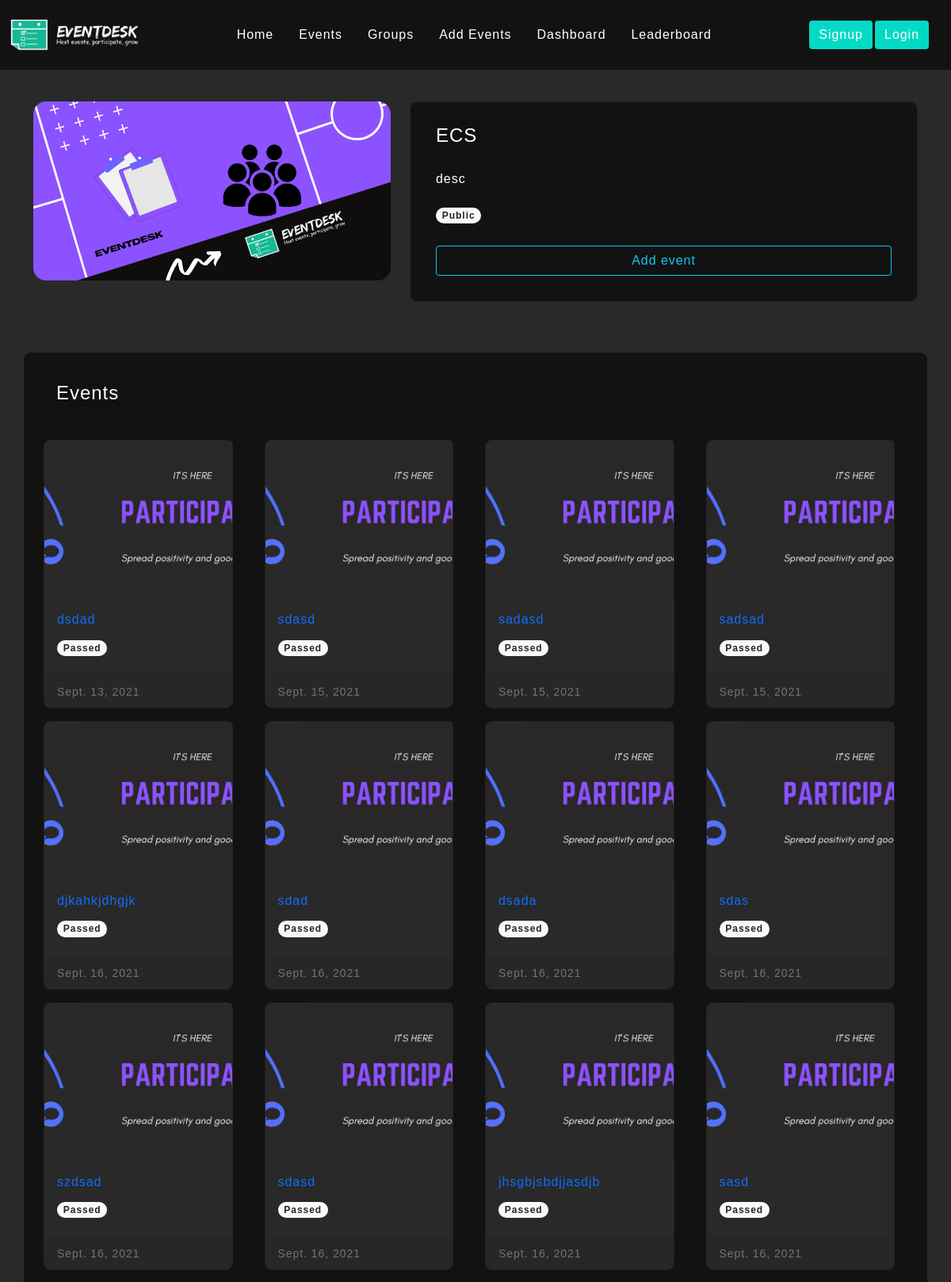
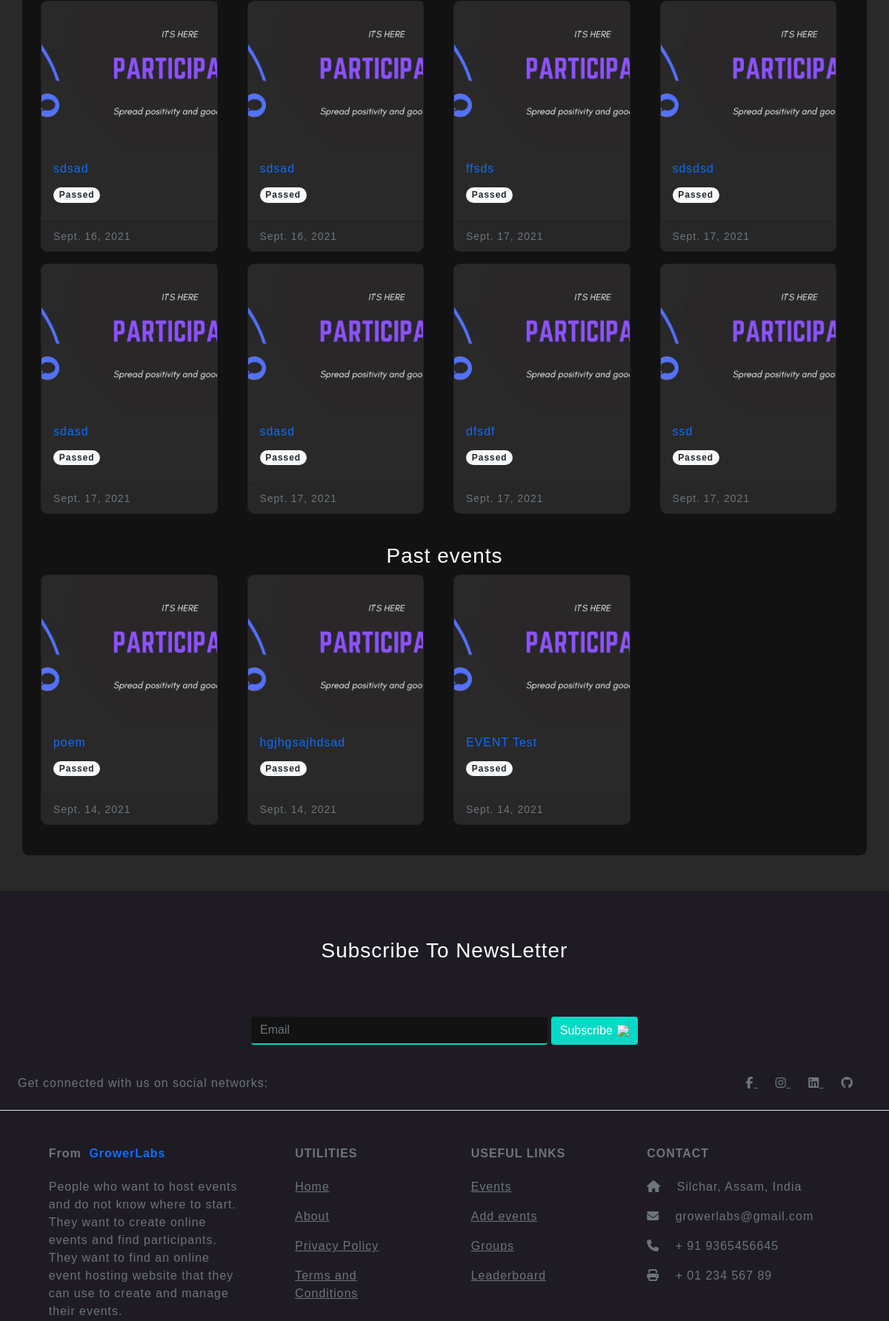
The page /group_view/1 (upper part) on the database its author committed (2 pictures, top to bottom).
### event_app/models.py (models this page shows, shortened)
class EventGroup(models.Model):
    name = models.CharField(max_length=100)
    description = models.TextField()
    poster = models.ImageField(upload_to = 'group_posters', default ='groupbanner_hsmr6h.png')
    creator = models.ForeignKey(Profile, on_delete=models.CASCADE)
    restricted = models.BooleanField(default =False)
    unique_id = models.UUIDField(default=uuid.uuid4, editable=False)
    created_time = models.DateTimeField(auto_now_add=True, blank=True, null=True)

class Event(models.Model):
    title = models.CharField(max_length=400)
    unique_id = models.UUIDField(default=uuid.uuid4, editable=False)
    description = models.TextField(blank=True, null= True)
    poster = models.ImageField(upload_to= 'posters',default = 'poster_h9wa8t.png')
    rules = models.TextField(blank=True, null=True)
    type_of = models.CharField(max_length=2, choices=TYPE_OF_EVENT,default='NR')
    host = models.ForeignKey(Profile, on_delete=models.CASCADE)
    group = models.ForeignKey(EventGroup, on_delete=models.CASCADE, null=True, blank=True)
    no_of_participants  = models.IntegerField(default=0, blank=True, null=True)
    start_time = models.DateTimeField()
    end_time = models.DateTimeField()
    created_time = models.DateTimeField(auto_now_add=True)
    participants = models.ManyToManyField(Profile, related_name="participants")
    status = models.BooleanField(default=True)
    restricted = models.BooleanField(default=False)
    result_out = models.BooleanField(default=False)

### event_app/views.py (the view)
# urls.py: path('group_view/<int:pk>', views.group_view, name="group_view"),
def group_view(request, pk):
    current_time = datetime.now(timezone.utc)
    group = get_object_or_404(EventGroup, pk=pk)
    past_events = Event.objects.filter(result_out = True, group=group)
    current_events = Event.objects.filter(result_out= False, group=group)
    context ={
        'group':group,
        'past_events':past_events,
        'current_events':current_events,
        'current_time':current_time,
    }
    return render(request, 'group_view.html', context)

### templates/group_view.html (shortened to what this page needs)
{% extends "base2.html" %}
{% block navlinks %}
<a class="nav-link active px-3 py-4 " aria-current="page" href="/">Home</a>
<a class="nav-link active px-3 py-4 " aria-current="page" href="{% url 'all_events' %}">Events</a>
<a class="nav-link active px-3 py-4 " aria-current="page" href="{% url 'all_groups' %}">Groups</a>
<a class="nav-link active px-3 py-4 " href="{% url 'add_event' %}">Add Events</a>
<a class="nav-link active px-3 py-4 " href="{% url 'events_list_host' %}">Dashboard</a>
<a class="nav-link active  px-3 py-4 " href="{% url 'leaderboard' %}" >Leaderboard</a>
{% endblock navlinks %}
{% block container %}
<div class="container mt-3">
    <div class="row">
        <div class="col-lg-5 col-md-6 col-sm-12 mt-4">
            <img style="max-width:100%; border-radius:1rem" src="{{group.poster.url}}" class="img-fluid " alt="">
        </div>
        <div class="col-lg-7 col-md-6 col-sm-12 mt-4">
            <div class="card border-dark mb-3 p-3">
                <div style="font-size: x-large;" class="card-header">{{group.name}}</div>
                <div class="card-body text-white">
                  <p class="card-text mb-3">{{group.description}}</p>
                  <h6>
                    <span class="badge rounded-pill bg-light text-dark mt-2 mb-1">
                    {% if group.restricted %}
                    Restricted
                    {% else %}
                    Public
                    {% endif %}
                    </span>
                  </h6>
                  <div class="d-grid gap-2 mt-4">
                  {% if group.creator.user == request.user %}
                   <a href="{% url 'add_group_event' group.id %}" class="btn btn-outline-info" >Add event</a>
                  {% elif group.restricted == False %}
                  <a href="{% url 'add_group_event' group.id %}" class="btn btn-outline-info">Add event</a>
                  {% else %}
                  <button class="btn btn-outline-info" data-bs-toggle="modal" data-bs-target="#UniqueID">Add event</button>
                  {% endif %}
                  </div>
                </div>
            </div>
        </div>
    </div>
    <div class="row mt-5 mb-5">
        <div class="card p-4">
            <div style="font-size: x-large; margin-bottom:2rem" class="card-header">Events</div>
            <div class="row">
                {% for event in current_events %}
                    <div class="col-lg-3 col-sm-6 mb-3">
                        <a style="text-decoration: none; " href="{% url 'event_home' event.pk %}">
                            <div style="background-color: #292929; margin-right: 1rem;" class="card" id="card">
                                <img style="height:200px; object-fit:cover" src="{{event.poster.url}}" class="card-img-top" alt="...">
                                <div class="card-body">
                                  <h6 class="card-title">{{event.title}}</h6>
                                  <h6><span class="badge rounded-pill bg-light text-dark mt-2">
                                    {% if event.result_out %}
                                    Result Out
                                    {% elif current_time > event.end_time  %}
                                    Passed
                                    {% else %}
                                    Ongoing
                                    {% endif %}
                                    </span>
                                  </h6>
                                </div>
                                <div class="card-footer">
                                  <small class="text-muted">{{event.start_time.date}}</small>
                                </div>
                            </div>
                        </a>
                    </div>
                    {% endfor %}
            </div>
            <br>
            {% if past_events %}
            <h3 class="text-center">Past events</h3>
            <div class="row">
                {% for event in past_events %}
                    <div class="col-lg-3 col-sm-6 mb-3">
                        <a style="text-decoration: none; " href="{% url 'event_home' event.pk %}">
                            <div style="background-color: #292929; margin-right: 1rem;" class="card" id="card">
                                <img style="height:200px; object-fit:cover" src="{{event.poster.url}}" class="card-img-top" alt="...">
                                <div class="card-body">
                                  <h6 class="card-title">{{event.title}}</h6>
                                  <h6><span class="badge rounded-pill bg-light text-dark mt-2">
                                    {% if event.result_out %}
                                      Passed
                                    {% else %}
                                    Ongoing
                                    {% endif %}
                                    </span>
                                  </h6>
                                </div>
                                <div class="card-footer">
                                  <small class="text-muted">{{event.start_time.date}}</small>
                                </div>
                            </div>
                        </a>
                    </div>
                    {% endfor %}
            </div>
            {% endif %}
        </div>
    </div>
</div>
{% endblock container %}

### templates/base2.html (style rules this page uses)
html { scroll-behavior: smooth; }
body { background: #292929 !important; color: #ffff; font-family: 'Circular Std Medium', sans-serif; letter-spacing:0.06rem }
.card { background: #121212; border-radius: 9px; }

### rows shown on the page
EventGroup: poster (picture), name "ECS", description "desc"
Event: poster (picture), title "dsdad", result_out "Passed", start_time "Sept. 13, 2021"
Event: poster (picture), title "sdasd", result_out "Passed", start_time "Sept. 15, 2021"
Event: poster (picture), title "sadasd", result_out "Passed", start_time "Sept. 15, 2021"
Event: poster (picture), title "sadsad", result_out "Passed", start_time "Sept. 15, 2021"
Event: poster (picture), title "djkahkjdhgjk", result_out "Passed", start_time "Sept. 16, 2021"
Event: poster (picture), title "sdad", result_out "Passed", start_time "Sept. 16, 2021"
Event: poster (picture), title "dsada", result_out "Passed", start_time "Sept. 16, 2021"
Event: poster (picture), title "sdas", result_out "Passed", start_time "Sept. 16, 2021"
Event: poster (picture), title "szdsad", result_out "Passed", start_time "Sept. 16, 2021"
Event: poster (picture), title "sdasd", result_out "Passed", start_time "Sept. 16, 2021"
Event: poster (picture), title "jhsgbjsbdjjasdjb", result_out "Passed", start_time "Sept. 16, 2021"
Event: poster (picture), title "sasd", result_out "Passed", start_time "Sept. 16, 2021"
Event: poster (picture), title "sdsad", result_out "Passed", start_time "Sept. 16, 2021"
Event: poster (picture), title "sdsad", result_out "Passed", start_time "Sept. 16, 2021"
Event: poster (picture), title "ffsds", result_out "Passed", start_time "Sept. 17, 2021"
Event: poster (picture), title "sdsdsd", result_out "Passed", start_time "Sept. 17, 2021"
Event: poster (picture), title "sdasd", result_out "Passed", start_time "Sept. 17, 2021"
Event: poster (picture), title "sdasd", result_out "Passed", start_time "Sept. 17, 2021"
Event: poster (picture), title "dfsdf", result_out "Passed", start_time "Sept. 17, 2021"
Event: poster (picture), title "ssd", result_out "Passed", start_time "Sept. 17, 2021"
Event: poster (picture), title "poem", result_out "Passed", start_time "Sept. 14, 2021"
Event: poster (picture), title "hgjhgsajhdsad", result_out "Passed", start_time "Sept. 14, 2021"
Event: poster (picture), title "EVENT Test", result_out "Passed", start_time "Sept. 14, 2021"
